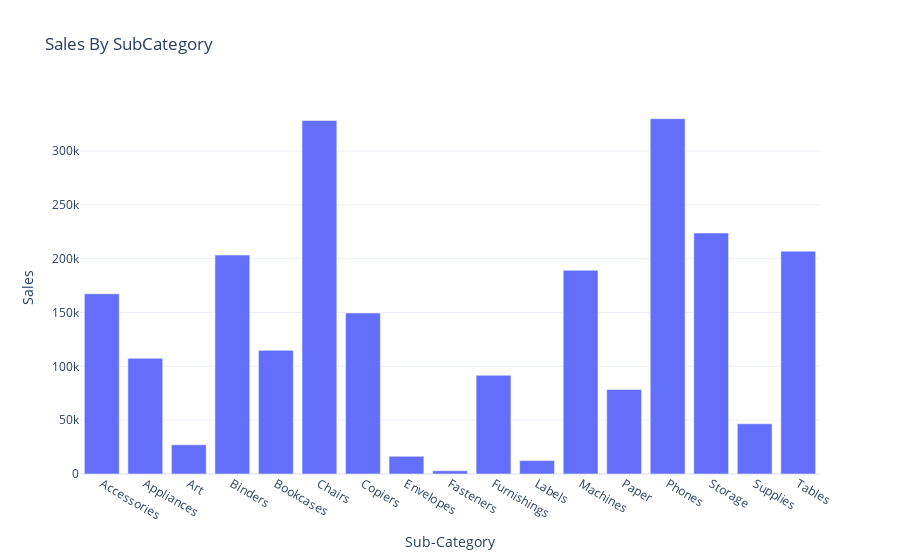

Notebook source saved alongside this figure:
### Code cell
fig=px.bar(Sales_by_subcategory,
           x='Sub-Category',
           y='Sales',
           title='Sales By SubCategory')
fig.show()

### Figure 1 — Plotly figure (JSON) as saved in the notebook; plotly's stock layout.template omitted (floating-point values rounded to 4 significant figures)
{"data": [{"hovertemplate": "Sub-Category=%{x}<br>Sales=%{y}<extra></extra>", "legendgroup": "", "marker": {"color": "#636efa", "pattern": {"shape": ""}}, "name": "", "orientation": "v", "showlegend": false, "textposition": "auto", "type": "bar", "x": ["Accessories", "Appliances", "Art", "Binders", "Bookcases", "Chairs", "Copiers", "Envelopes", "Fasteners", "Furnishings", "Labels", "Machines", "Paper", "Phones", "Storage", "Supplies", "Tables"], "xaxis": "x", "y": [167400.0, 107500.0, 27120.0, 203400.0, 114900.0, 328400.0, 149500.0, 16480.0, 3024.0, 91710.0, 12490.0, 189200.0, 78480.0, 330000.0, 223800.0, 46670.0, 207000.0], "yaxis": "y"}], "layout": {"barmode": "relative", "legend": {"tracegroupgap": 0}, "title": {"text": "Sales By SubCategory"}, "xaxis": {"anchor": "y", "domain": [0, 1], "title": {"text": "Sub-Category"}}, "yaxis": {"anchor": "x", "domain": [0, 1], "title": {"text": "Sales"}}}}
